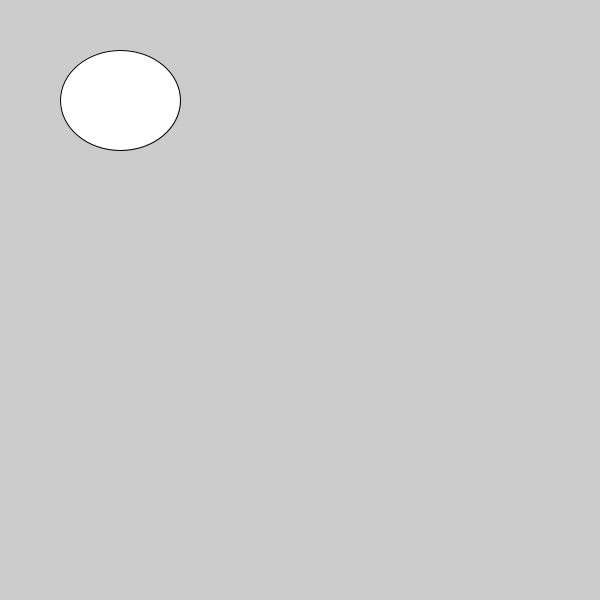
Frame 1 (no input)
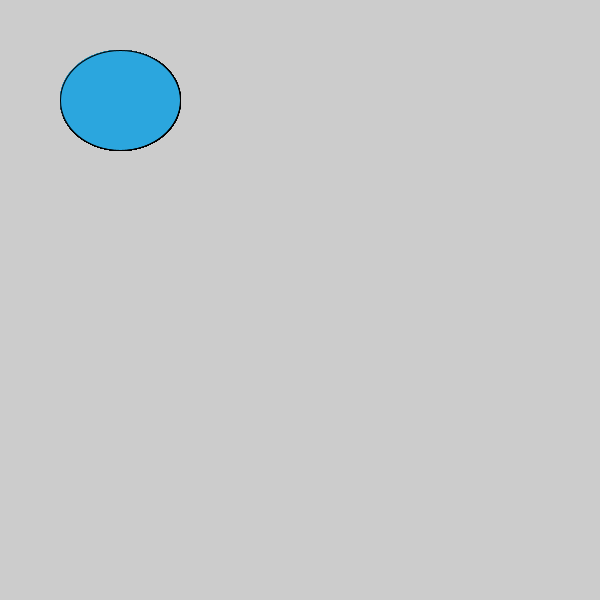
Frame 60 (the mouse pressed at the canvas centre just before this capture)
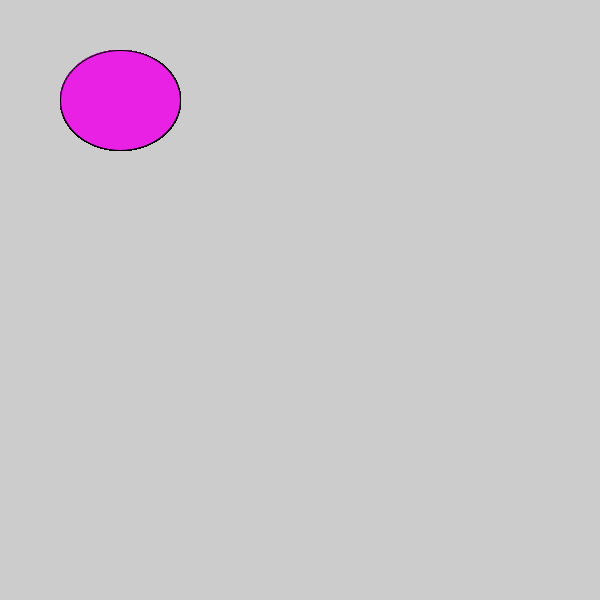
Frame 120 (the mouse held since frame 60 and released just before this capture)

The Processing sketch that drew these frames (run headless with seeded random() and noise(); from frame 60 on, the mouse is pressed at the canvas centre):

// Processing sketch: Logical_Dot
// ── Logical_Dot.pde


void setup() {
  size(600,600);
}

void draw() {
  ellipse(120,100,120,100);
  
  if (mousePressed) {
        fill(#E821E5);
} else {
        fill(#2BA6DE);
}
}
